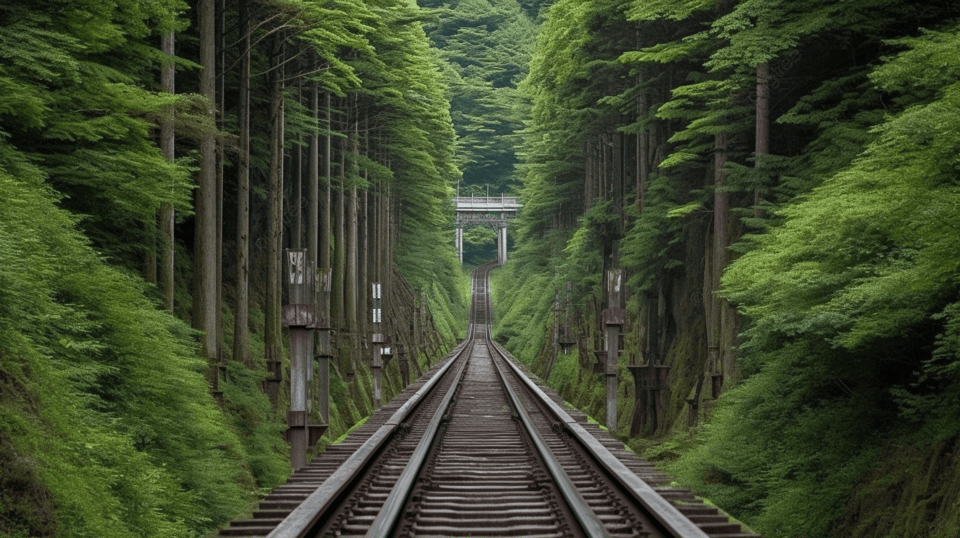
#> input picture pngtree-beautiful-train-tracks-that-lead-into-deep-green-forest-image_2530076.png, 960 x 538 px, found by its file name
$ jupyter execute --allow-errors Color_Identification_in_Images.ipynb
#> lines starting #> are read from the running program, lines starting #| are printed output that depends on the picture; after the words box and inside, x2 and y2 are one past the last pixel; in counts of white or black regions, pixels touching at a corner belong together
# Import the necessary libraries

[cell 1]
import cv2
import numpy as np
import matplotlib.pyplot as plt

# Load the image

[cell 2]
image = cv2.imread('/content/pngtree-beautiful-train-tracks-that-lead-into-deep-green-forest-image_2530076.png')
#> image is the input picture: shape (538, 960, 3); mean B, G, R 44.2, 70.9, 61

[cell 3]
image

[cell 4]
plt.imshow(image)

# Convert the image from BGR to RGB

[cell 5]
image = cv2.cvtColor(image, cv2.COLOR_BGR2RGB)

[cell 6]
image

[cell 7]
plt.imshow(image)

# Define the range of colors

[cell 8]
lower_range = np.array([2, 2, 2])
upper_range = np.array([70, 70, 70])

# Create mask

[cell 9]
mask = cv2.inRange(image, lower_range, upper_range)
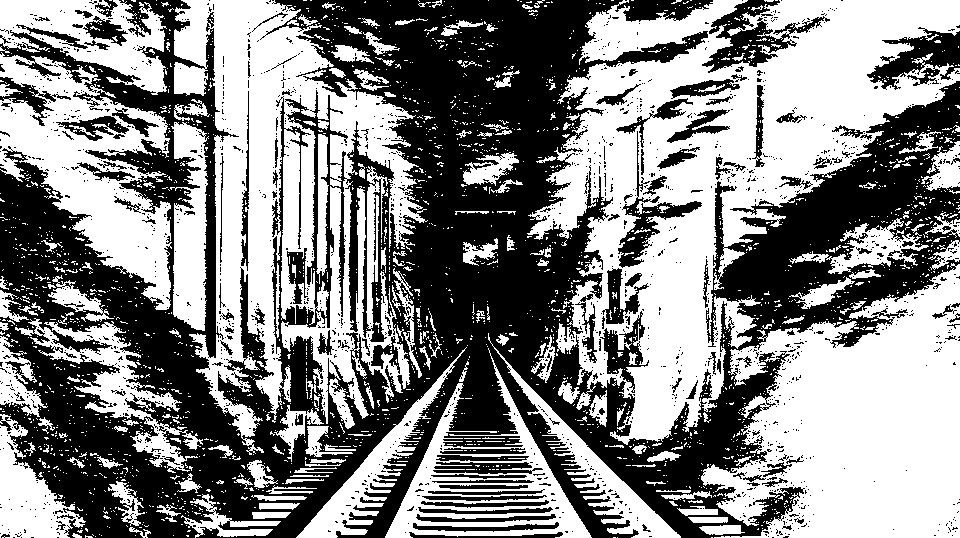
#> mask: shape (538, 960); 52.5% white; 1766 black regions (1630 under 20 px), largest, box (x1, y1, x2, y2) and area: (0, 0, 960, 538) 211615, (702, 0, 830, 73) 3012, (867, 27, 960, 90) 2749

[cell 10]
mask

# Apply the mask

[cell 11]
result = cv2.bitwise_and(image, image, mask=mask)
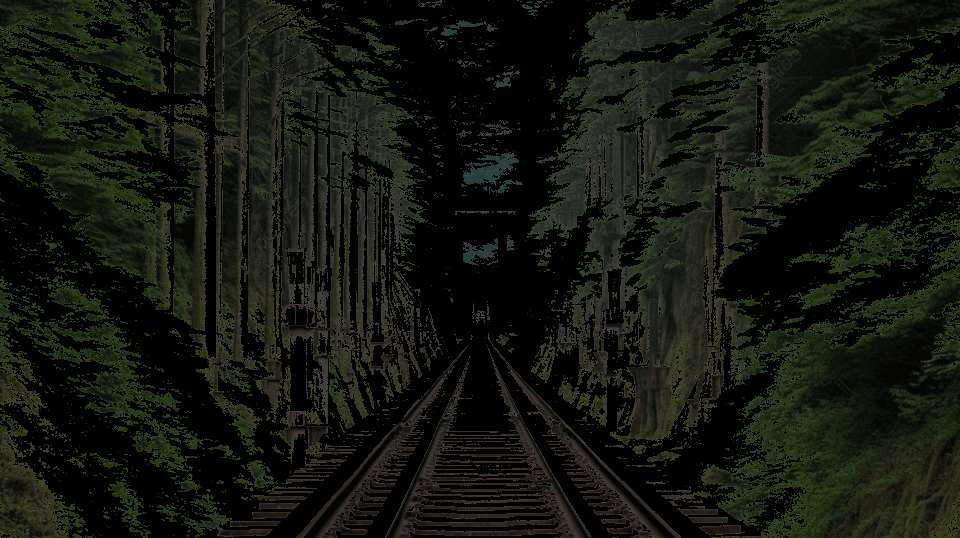
#> result: shape (538, 960, 3); mean R, G, B 19.7, 22.8, 14.3

[cell 12]
result

[cell 13]
plt.imshow(result)
plt.show()

# Reinhard color transfer

[cell 14]
def get_mean_and_std(x):
	x_mean, x_std = cv2.meanStdDev(x)
	x_mean = np.hstack(np.around(x_mean,2)) # 9.879
	x_std = np.hstack(np.around(x_std,2))
	return x_mean, x_std

[cell 15]
template = cv2.imread('/content/images (6).jpg')
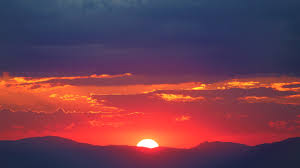
#> input picture images (6).jpg, 300 x 168 px, found by its file name
#> template is the input picture: shape (168, 300, 3); mean B, G, R 79.1, 60.9, 114.3

[cell 16]
template = cv2.cvtColor(template,cv2.COLOR_BGR2RGB)

[cell 17]
plt.imshow(template)

[cell 18]
template_img = cv2.imread('/content/images (6).jpg')

template_img = cv2.cvtColor(template_img,cv2.COLOR_BGR2LAB)
#> template_img: shape (168, 300, 3); mean of channels 0, 1, 2 87.7, 154.7, 128.8
template_mean, template_std = get_mean_and_std(template_img)
#> in get_mean_and_std, `x_mean, x_std = cv2.meanStdDev(x)`: x_mean = [87.74, 154.7, 128.8]; x_std = [34.88, 21.53, 27.19]
#> template_mean = [87.74, 154.7, 128.8]; template_std = [34.88, 21.53, 27.19]

[cell 19]
input_img = cv2.imread('/content/pngtree-beautiful-train-tracks-that-lead-into-deep-green-forest-image_2530076.png')
input_img = cv2.cvtColor(input_img,cv2.COLOR_BGR2LAB)
#> input_img: shape (538, 960, 3); mean of channels 0, 1, 2 71.7, 119, 142.2


img_mean, img_std = get_mean_and_std(input_img)
#> img_mean = [71.72, 119, 142.2]; img_std = [37.75, 7.26, 10.42]


height, width, channel = input_img.shape
#> height = 538; width = 960; channel = 3

[cell 20]
for i in range(0,height):
        for j in range(0,width):
            for k in range(0,channel):
              x = input_img[i,j,k]
              x = ((x-img_mean[k])*(template_std[k]/img_std[k]))+template_mean[k]
              x = round(x)
              # boundary check
              x = 0 if x<0 else x
              x = 255 if x>255 else x
              input_img[i,j,k] = x
#> input_img: shape (538, 960, 3); mean of channels 0, 1, 2 87.7, 154.6, 128.8
input_img= cv2.cvtColor(input_img,cv2.COLOR_LAB2BGR)
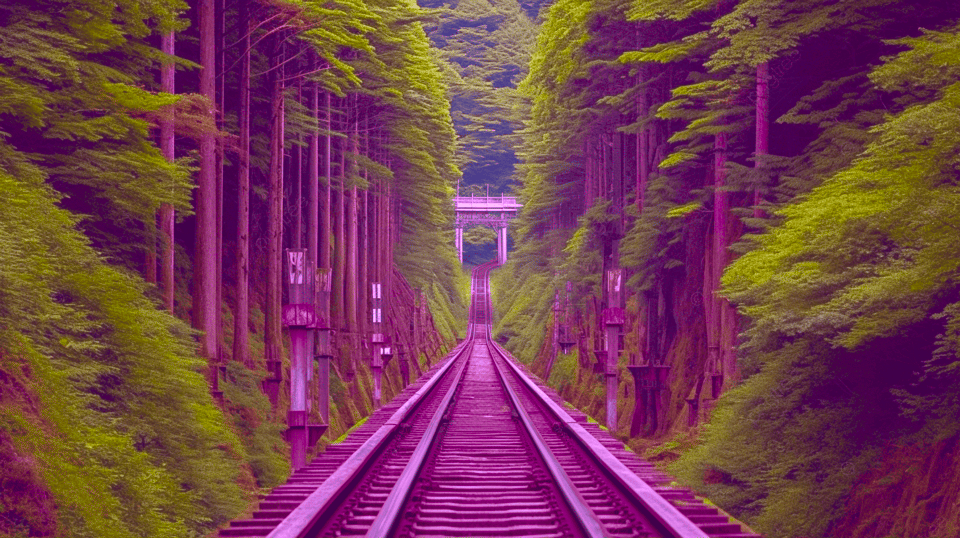
#> input_img: shape (538, 960, 3); mean B, G, R 78.1, 60.8, 117.4
cv2.imwrite('out.jpg', input_img)
#> Out = True
